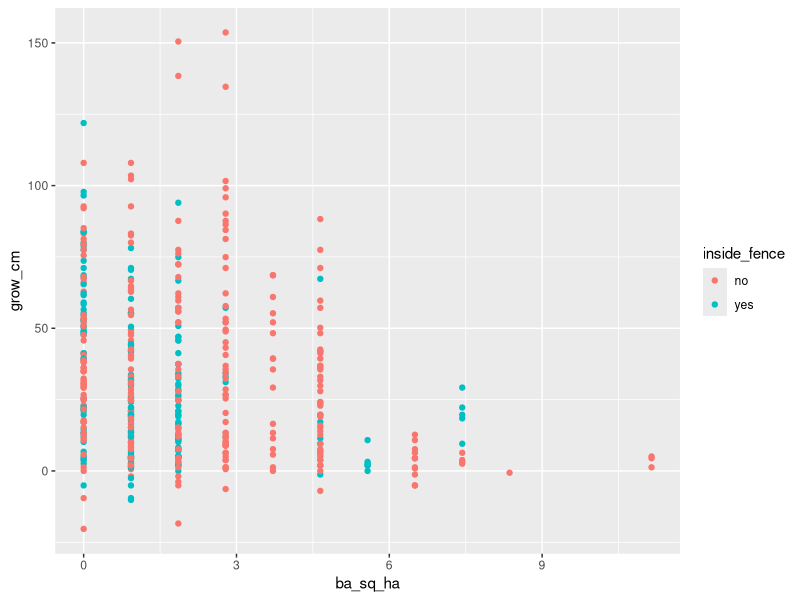

The R script that drew this image:
## ---- chunk 1
knitr::opts_chunk$set(echo = TRUE)
## ---- chunk 2
library(tidyverse)
library(skimr)        ## install.packages("skimr")
library(readxl)
## ---- chunk 3

raw_boot <- read_excel("avid_boot_redpine_cleaned.2018-2021.xlsx", 
    sheet = "r_ready", col_types = c("text", 
        "text", "text", "text", "text", "text", 
        "numeric", "numeric", "numeric", 
        "numeric", "text", "numeric", "numeric", 
        "numeric", "numeric", "numeric"), skip = 3)

boot01 <- raw_boot %>% 
  mutate_at(
    vars(harvest, inside_slash, inside_fence, plot, species, quad, gps, tag),
    factor) %>% 
    rename(ht2020 = ht2020.April2021, 
           ht2019 = ht2019.july,
           ht2018 = ht2018.july,
           ba_sq_ac = basal_area) %>% 
    mutate(inside_fence = recode(inside_fence, "YES" = "yes")) %>%  #old = new
    mutate(
      sub_cov_pct = sub_cov_pct * 100,
      canopy_cov_pct = canopy_cov_pct * 100,
      ht2020_cm = ht2020 * 2.54,
      ht2019_cm = ht2019 * 2.54,
      ht2018_cm = ht2018 * 2.54,
      ba_sq_ha = ba_sq_ac * 0.09290304,
      harvest = recode(harvest, "boot" = "sta_rd", "wedge" = "sta_rd")
    ) %>% 
  select(!c(gps,quad)) %>%
  filter(!harvest %in% ("red_pine")) %>% 
  droplevels() %>% 
  filter(issue <1) %>%  #removes tagged species with missing or dead data
  select(!c(issue))
 

## ---- chunk 4
# data from Mike's plots at gas line and along Station Road between
# Wedge and Guise, and along north side of Wedge.
raw_gasline <- read_excel("avid_gasline_sta_cleaned_gasline_2018-2020.xlsx", 
    col_types = c("text", "text", "text", 
        "text", "text", "text", "text", "numeric", 
        "numeric", "numeric", "numeric", 
        "text", "text", "numeric", "numeric", 
        "numeric", "numeric")) %>% 
   select(!c(site_name, gps,quad,date2019))


gas_line01 <- raw_gasline %>% 
  mutate_at(
    vars(harvest, inside_slash, inside_fence, plot, species, tag),
    factor) %>% 
  mutate(inside_fence = recode(inside_fence, "YES" = "yes")) %>%  #old = new
  rename(ht2020 = ht2020.july, 
          ht2019 = ht2019.july,
          ht2018 = ht2018.july,
          ba_sq_ac = basal_area) %>% 
  mutate(
      ht2020_cm = ht2020 * 2.54,
      ht2019_cm = ht2019 * 2.54,
      ht2018_cm = ht2018 * 2.54,
      ba_sq_ha = ba_sq_ac * 0.09290304,
      harvest = recode(harvest, "boot" = "sta_rd", "wedge" = "sta_rd")
    )  

## ---- chunk 5
avid01 <- bind_rows(gas_line01, boot01) %>% 
  #filter(harvest %in% ("gas_line")) %>% 
  #filter(inside_slash %in% ("no")) %>% 
  filter(!species %in% c("bc")) %>% 
  mutate( 
  grow_inch = ht2020 - ht2018,
  grow_cm = ht2020_cm - ht2018_cm
  )

fence_sum <- avid01 %>% 
  group_by(harvest, inside_slash, inside_fence) %>% 
  summarise(
    #na.rm=FALSE,
    n = n(),
    #grow_in_avg = mean(grow_inch),
    #grow_cm_avg = mean(grow_cm),
    ba_ha_avg = mean(ba_sq_ha),
    ground_avg = mean(ground_cov_pct),
    sub_avg = mean(sub_cov_pct),
    canopy_avg = mean(canopy_cov_pct)
  )

ggplot (data = avid01)+
  geom_point(mapping = aes(x=ba_sq_ha, y = grow_cm, color= inside_fence))
  
